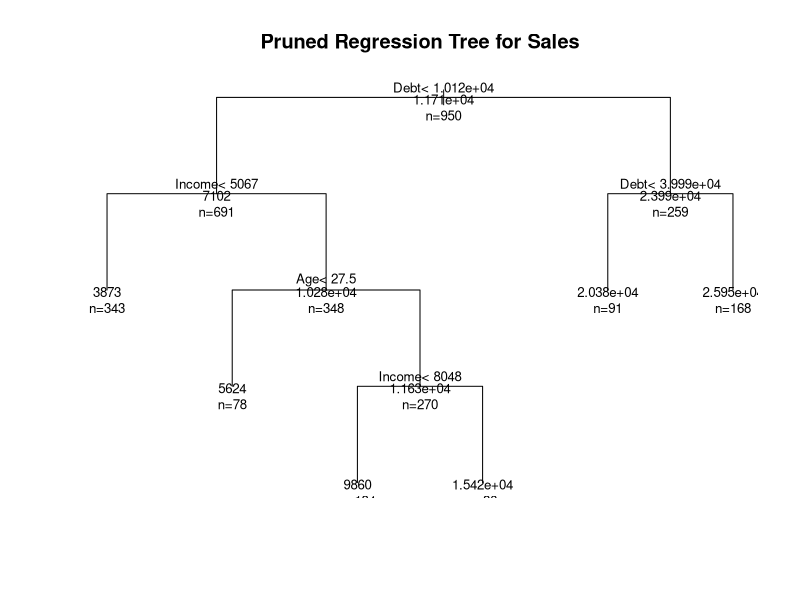
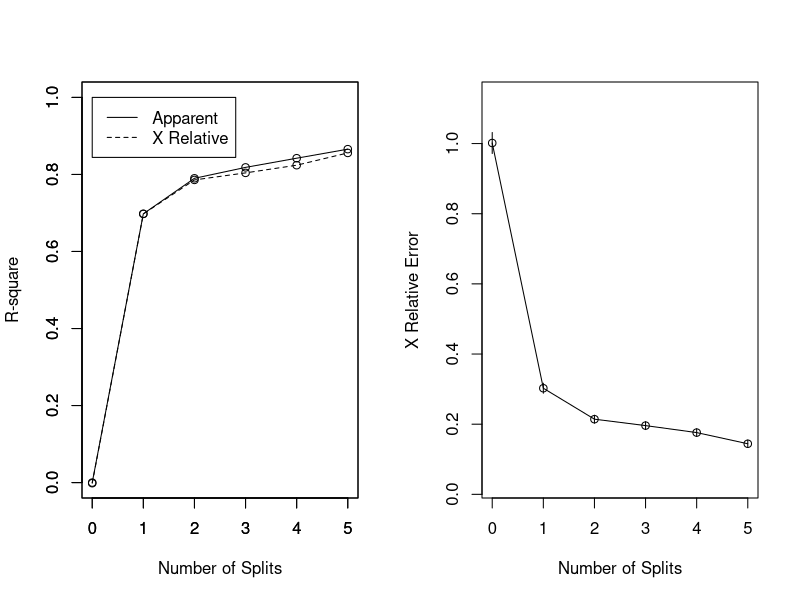

Source code (R) for these figures, in order:

library(rpart)

cars <- read.csv("cars.csv")

#Create training and test data
train <- cars[1:950, ] # training data
test <- cars[951:963, ] # test data

regtree <- rpart(CarSales ~ ., method = "anova", data = train)

summary(regtree)

#Plotting the regression tree
plot(regtree, uniform=TRUE,
     main="Pruned Regression Tree for Sales")
text(regtree, use.n=TRUE, all=TRUE, cex=.8)


#View the regression tree parameters
printcp(regtree)

#View the cross-validation error with each split
par(mfrow=c(1,2)) 
rsq.rpart(regtree) 
#Left chart chows R2 improving as splits increase & right chart shows xerror(cross validation error)
#decreases with each split


predict(regtree, test, method="anova")